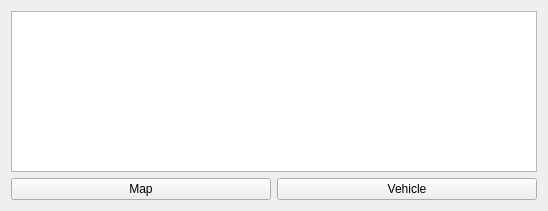
<?xml version="1.0" encoding="UTF-8"?>
<ui version="4.0">
 <class>QMap3D</class>
 <widget class="QWidget" name="QMap3D">
  <property name="geometry">
   <rect>
    <x>0</x>
    <y>0</y>
    <width>548</width>
    <height>211</height>
   </rect>
  </property>
  <property name="windowTitle">
   <string>Form</string>
  </property>
  <layout class="QGridLayout" name="gridLayout">
   <item row="0" column="0" colspan="2">
    <widget class="ViewerQOSG" name="graphicsView"/>
   </item>
   <item row="1" column="1">
    <widget class="QPushButton" name="pushButton_vehicle">
     <property name="text">
      <string>Vehicle</string>
     </property>
    </widget>
   </item>
   <item row="1" column="0">
    <widget class="QPushButton" name="pushButton_map">
     <property name="text">
      <string>Map</string>
     </property>
    </widget>
   </item>
  </layout>
 </widget>
 <customwidgets>
  <customwidget>
   <class>ViewerQOSG</class>
   <extends>QGraphicsView</extends>
   <header>QOSGWidget.h</header>
  </customwidget>
 </customwidgets>
 <resources/>
 <connections/>
</ui>
